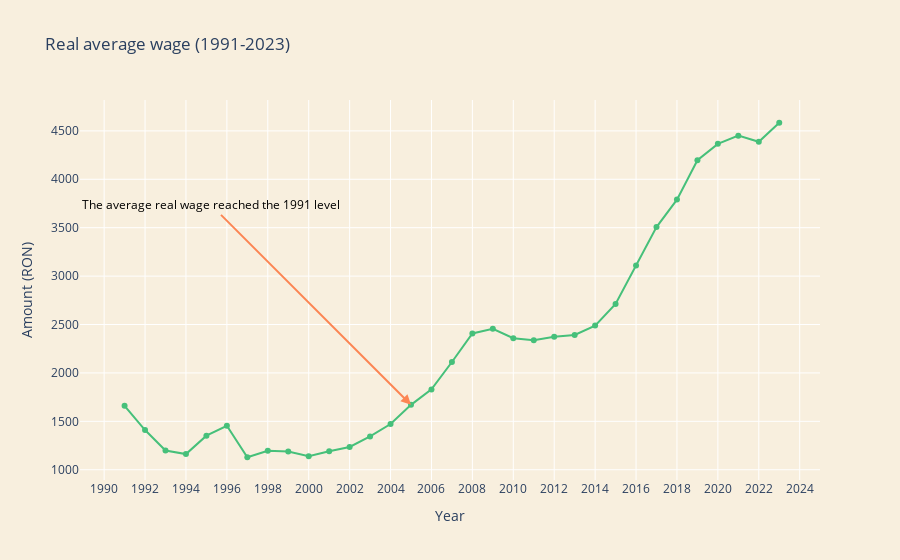

Notebook code cell kept with this figure:
### Code cell
import plotly.graph_objects as go

# Define background color
color_background = '#F8EFDE'
color_wage = '#46C07a'
color_arrow = '#c46e6e'

# Assuming 'merged_df' is your DataFrame with the required columns

# Create a figure
fig = go.Figure()

# Add a line trace for Wage Growth
fig.add_trace(go.Scatter(x=merged_df['Year'], y=merged_df['Real Average Wage (RON) - 2023 prices'],
                         mode='lines+markers',
                         name='Wage Growth (%)',
                         line=dict(color=color_wage)))


# Add annotation for the important event
fig.add_annotation(x=2005, y=merged_df.loc[merged_df['Year'] == 2005, 'Real Average Wage (RON) - 2023 prices'].iloc[0],
                   text="The average real wage reached the 1991 level", showarrow=True,
                   font=dict(color= "black", size=12),
                   arrowhead=2, arrowsize=1, arrowwidth=2, arrowcolor=color_arrow,
                   ax=-200, ay=-200)

# Update layout
fig.update_layout(
    title='Real average wage (1991-2023)',
    xaxis_title='Year',
    yaxis_title='Amount (RON)',
    plot_bgcolor=color_background,
    paper_bgcolor=color_background,
    xaxis=dict(
        dtick=2
    ),  # Adjust the tick frequency here (e.g., 1 for every year)
    yaxis=dict(
        tickformat='.',  # Add thousands separator to y-axis
    )
)

# Add custom hover text for the point corresponding to 2005
hover_text = [f'{year}: {int(wage)}' + (' - The average real wage reached the 1991 level for the first time' if year == 2005 else '') for year, wage in zip(df['Year'], df['Real Average Wage (RON) - 2023 prices'])]

# Update hover text
fig.update_traces(hovertext=hover_text, hoverinfo='text')
# Show the plot
fig.show()

### Figure 1 — Plotly figure (JSON) as saved in the notebook; plotly's stock layout.template omitted (floating-point values rounded to 4 significant figures)
{"data": [{"hoverinfo": "text", "hovertext": ["1991: 1660", "1992: 1410", "1993: 1199", "1994: 1162", "1995: 1352", "1996: 1454", "1997: 1129", "1998: 1196", "1999: 1188", "2000: 1140", "2001: 1191", "2002: 1235", "2003: 1344", "2004: 1472", "2005: 1670 - The average real wage reached the 1991 level for the first time", "2006: 1830", "2007: 2113", "2008: 2408", "2009: 2456", "2010: 2358", "2011: 2337", "2012: 2373", "2013: 2392", "2014: 2489", "2015: 2712", "2016: 3110", "2017: 3506", "2018: 3790", "2019: 4197", "2020: 4366", "2021: 4451", "2022: 4387", "2023: 4584"], "line": {"color": "#46C07a"}, "mode": "lines+markers", "name": "Wage Growth (%)", "type": "scatter", "x": [1991, 1992, 1993, 1994, 1995, 1996, 1997, 1998, 1999, 2000, 2001, 2002, 2003, 2004, 2005, 2006, 2007, 2008, 2009, 2010, 2011, 2012, 2013, 2014, 2015, 2016, 2017, 2018, 2019, 2020, 2021, 2022, 2023], "y": [1660, 1410, 1199, 1162, 1352, 1454, 1129, 1196, 1188, 1140, 1191, 1235, 1344, 1472, 1670, 1830, 2113, 2408, 2456, 2358, 2337, 2373, 2392, 2489, 2712, 3110, 3506, 3790, 4197, 4366, 4451, 4387, 4584]}], "layout": {"annotations": [{"arrowcolor": "#FC8553", "arrowhead": 2, "arrowsize": 1, "arrowwidth": 2, "ax": -200, "ay": -200, "font": {"color": "black", "size": 12}, "showarrow": true, "text": "The average real wage reached the 1991 level", "x": 2005, "y": 1670}], "paper_bgcolor": "#F8EFDE", "plot_bgcolor": "#F8EFDE", "title": {"text": "Real average wage (1991-2023)"}, "xaxis": {"dtick": 2, "title": {"text": "Year"}}, "yaxis": {"tickformat": ".", "title": {"text": "Amount (RON)"}}}}
